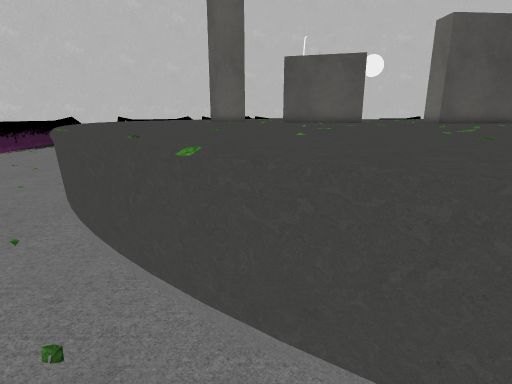
[1] (above)

22 first-person views from a walk through a Unity game level. The camera is 1.4 m above the floor, tilts 14° down and sees 80° across. The floor is counted in squares, 0.5 m on a side. Each view is taken from the middle of a square. On the plan, view 1 faces up. The plan holds only what a view shows up to about 20 squares ahead; the rest is blank. The place goes on beyond the plan. The player is left out. Some surface patterns are stand-ins.

[2]
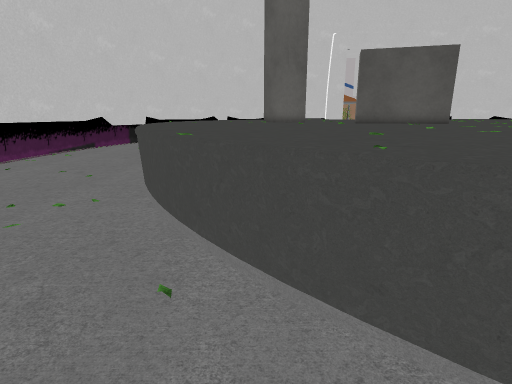

[3]
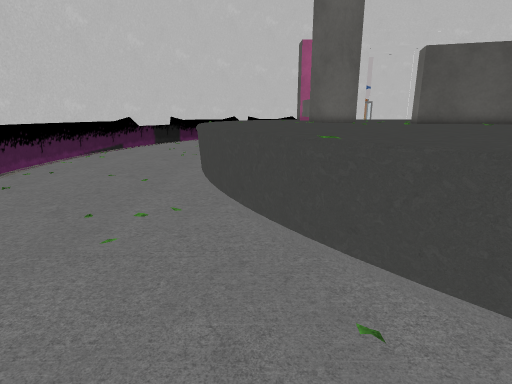

[4]
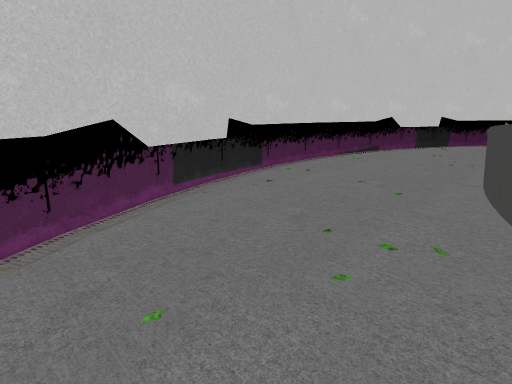

[5]
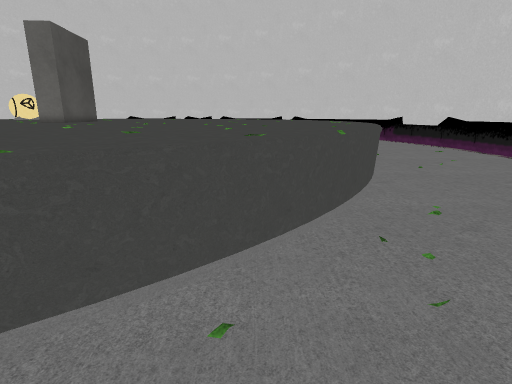

[6]
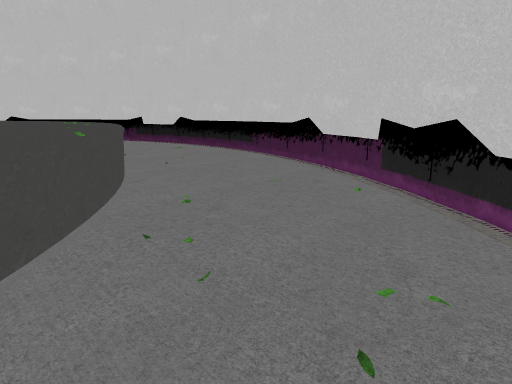

[7]
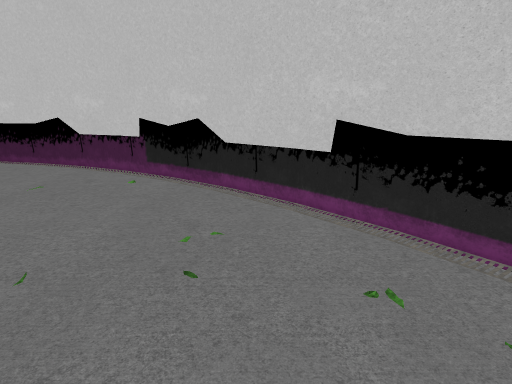

[8]
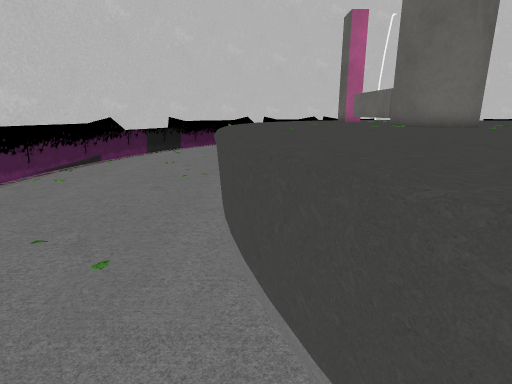

[9]
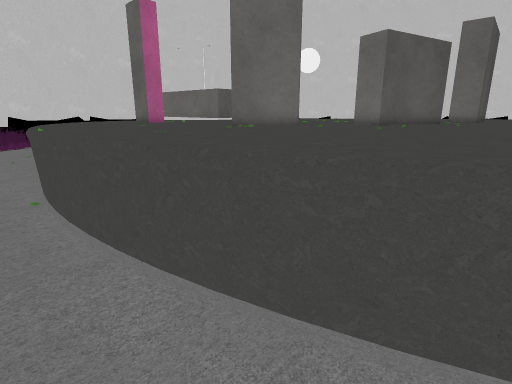

[10]
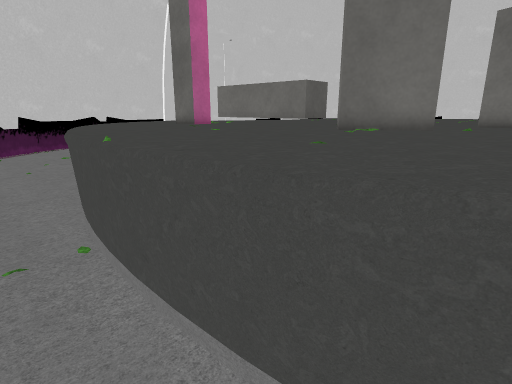

[11]
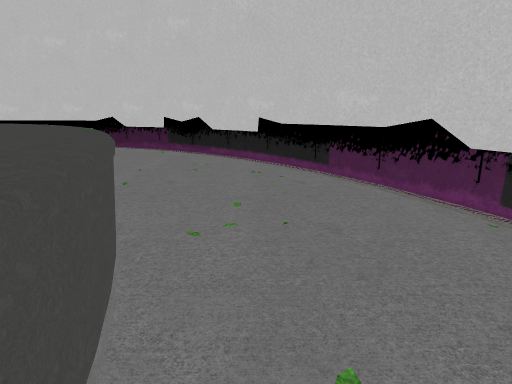

[12]
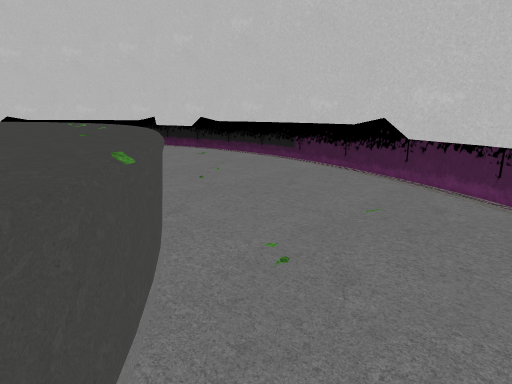

[13]
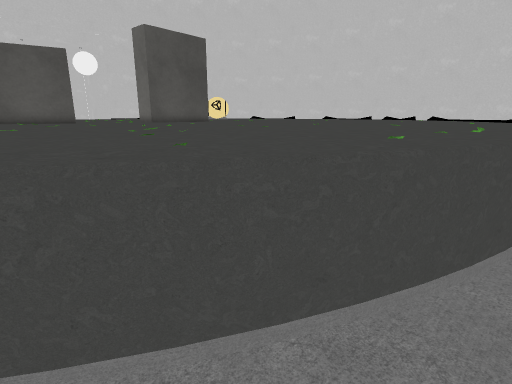

[14]
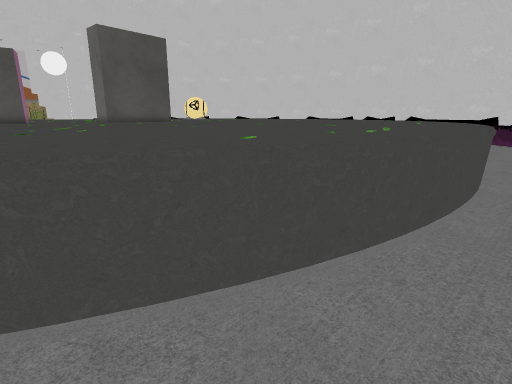

[15]
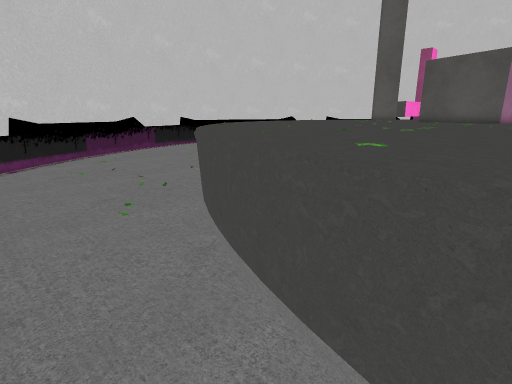

[16]
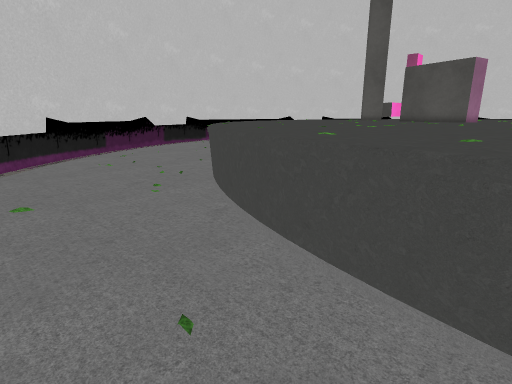

[17]
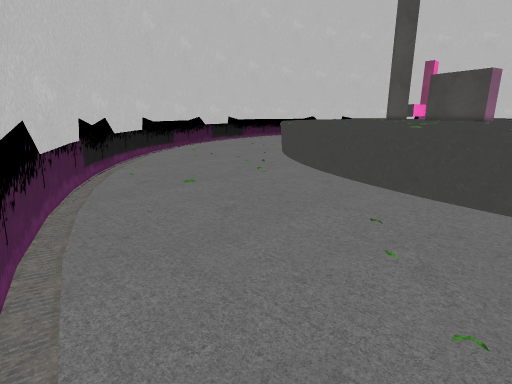

[18]
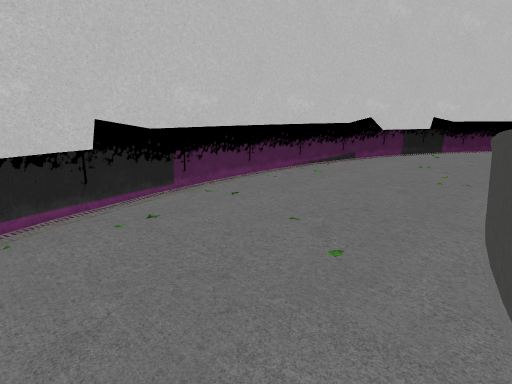

[19]
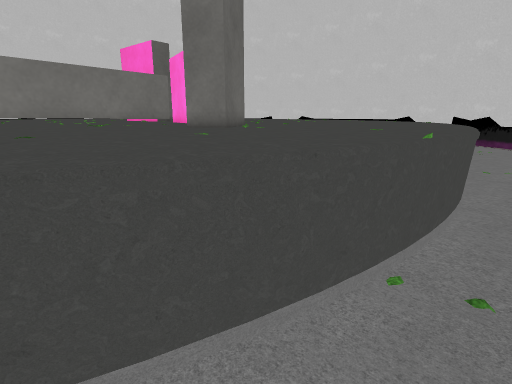

[20]
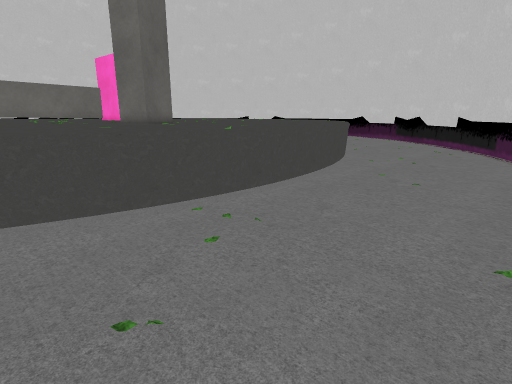

[21]
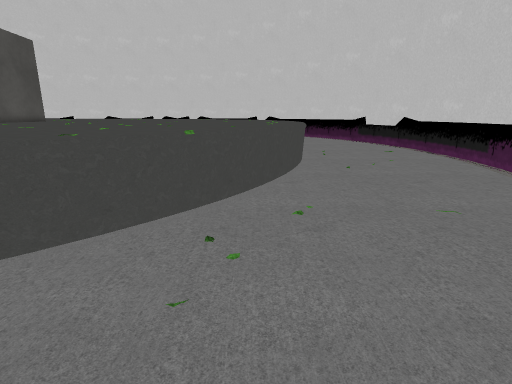

[22]
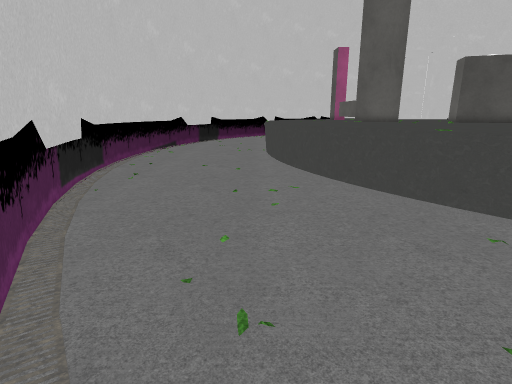

### Floor plan
Key: @ floor where view 1 was taken; # wall or solid block; . main floor; : floor 1.25 m higher than the main floor; = window, fence, low wall or low ledge; ^ raised ledge; v drop or lower ground.
Columns run from 20 left of view 1 to 11 right of it. Each row starts with its distance up from view 1.
 31  #.........v::: ::
 30  #.........::::::^
 29  #.........::::::^  ::::::
 28  #........v::::::^  ::::::
 27 ##........:::::::^  :::::
 26 #.........v::::::^^=::::
 25 #.........:::::::::::::::
 24 #.........:::::::##:::  :
 23 #.........:::::::###:::::
 22 #.........::::::::##::::::
 21 #.........::::::::::::####
 20 #.........v:::::::::::##### :::
 19 #.........::::::::::::::###:::##
 18 #.........v:::::::::::::::::::##
 17 ##.........:::::::::::::::::::::
 16  #.........:::::::::::::::::::::
 15  #.........v::::::::::::::::::::
 14  #.........v::::::::::::::::::::
 13  #..........v::::::::::::::::::
 12  ##.........v:::::::::::::::::
 11   #..........:::::::::::::::::
 10   #..........v:::::::::::::::::
  9   ##..........=::::::::::::::::
  8    #...........::::::::::::::::
  7    ##..........v::::::::::::::::
  6     #...........v:::::::::::::::
  5     ##...........v::::::::::::::
  4      #.............#::::::::::::
  3      ##............#=#::::::::::
  2       ##.............#=#::::::::
  1        ##..............=::::::::
  0         #...........@.....==#:::
 -1         ##..................#===
 -2          ##.....................
 -3           ##....................
 -4            ###..................
 -5              ##.................
 -6               ##................
 -7                ###..............
 -8                  ###............
 -9                    ###..........
-10                      ####.......
-11                         ######..
-12                              ###

Where each view was taken, in squares from view 1:
view 1: 0 up, 0 right, facing up
view 2: 2 up, 4 left, facing up
view 3: 3 up, 7 left, facing up
view 4: 5 up, 8 left, facing up-left
view 5: 6 up, 9 left, facing right
view 6: 6 up, 9 left, facing down-right
view 7: 8 up, 9 left, facing down
view 8: 11 up, 9 left, facing up
view 9: 14 up, 12 left, facing up-right
view 10: 19 up, 12 left, facing up-right
view 11: 19 up, 11 left, facing down
view 12: 5 up, 4 left, facing down-right
view 13: 1 down, 1 right, facing up-right
view 14: 3 down, 3 right, facing up-right
view 15: 3 down, 9 right, facing up-left
view 16: 5 down, 11 right, facing up-left
view 17: 11 down, 11 right, facing up-left
view 18: 11 up, 9 left, facing up-left
view 19: 31 up, 12 left, facing down-right
view 20: 31 up, 18 left, facing down-right
view 21: 2 up, 9 left, facing right
view 22: 0 up, 11 left, facing up
